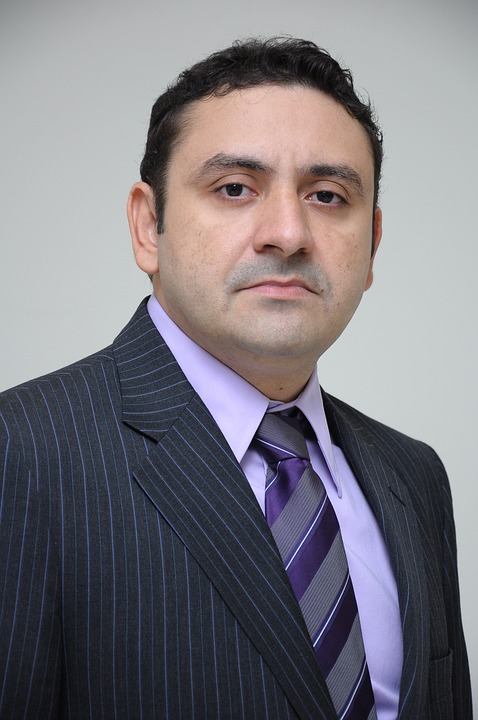
#> input picture data/face/00.jpg, 478 x 720 px, found by its file name; its folder holds only this picture in this run
$ python a09_gender_classifier.py
#> lines starting #> are read from the running program, lines starting #| are printed output that depends on the picture; after the words box and inside, x2 and y2 are one past the last pixel; in counts of white or black regions, pixels touching at a corner belong together
### project_data/male_female/header/haar_utils.py
import cv2
import numpy as np


def preprocessing(no):
#> called with no = 0
    print("/home/inteee/opencvZoo2/data/face/%02d.jpg" % no)
    image = cv2.imread("/home/inteee/opencvZoo2/data/face/%02d.jpg" % no, cv2.IMREAD_COLOR)
#> image is the input picture: shape (720, 478, 3); mean B, G, R 126.6, 120, 123
    gray = cv2.cvtColor(image, cv2.COLOR_BGR2GRAY)
    gray = cv2.equalizeHist(gray)
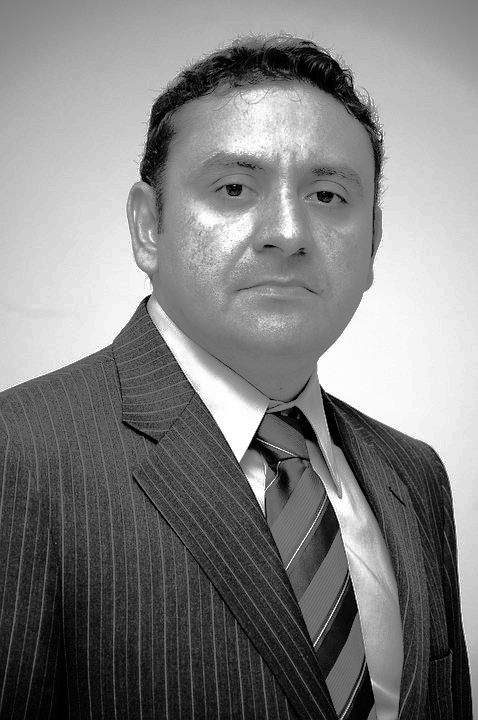
#> gray: shape (720, 478); min 0, max 255, mean 128.7
    return image, gray

def correct_image(image, face_center, eye_centers):
    pt0, pt1 = eye_centers
    if pt0[0] > pt1[0]: # pt0 왼쪽, pt1 오른쪽
        pt0, pt1 = pt1, pt0

    dx ,dy = np.subtract(pt1, pt0).astype(np.float32)
    # angle = np.degrees(np.arctan2(dy, dx))
    angle = cv2.fastAtan2(dy, dx)

    rot_mat = cv2.getRotationMatrix2D(face_center, angle, 1)
    size = image.shape[1::-1] # 끝까지 자동으로 계산
    corr_image = cv2.warpAffine(image, rot_mat, size, flags=cv2.INTER_CUBIC)
    eye_centers = np.expand_dims(eye_centers, axis=0)
    corr_centers = cv2.transform(eye_centers, rot_mat)
    corr_centers = np.squeeze(corr_centers, axis=0)
    return corr_image, corr_centers

def define_roi(pt, size):
    return np.ravel([pt, size]).astype(int)

def detect_object(center, face):
    w, h = face[2:4]
    center = np.array(center)
    gap1 = np.multiply((w, h), (0.45, 0.65))
    gap2 = np.multiply((w, h), (0.20, 0.1))

    pt1 = center - gap1        # 좌상단 평행이동 - 머리 시작좌표
    pt2 = center + gap1             # 우하단 평행이동 - 머리 종료좌표
    hair = define_roi(pt1, pt2-pt1)       # 머리 영역

    size = np.multiply(hair[2:4], (1, 0.4))
    hair1 = define_roi(pt1, size)             # 윗머리 영역
    hair2 = define_roi(pt2-size, size)             # 귀밑머리 영역

    lip_center = center + (0, h * 0.3)
    lip1 = lip_center - gap2    # 좌상단 평행이동
    lip2 = lip_center + gap2         # 우하단 평행이동
    lip = define_roi(lip1, lip2-lip1)

    return [hair1, hair2, lip, hair]

### project_data/male_female/header/haar_histogram.py
import cv2
import numpy as np


def draw_ellipse(image, roi, ratio, color, thickness=cv2.FILLED):
    x, y, w, h = roi
    center = (x + w // 2, y + h // 2)                   # 타원 중심
    size = (int(w * ratio), int(h * ratio))             # 타원 크기
    cv2.ellipse(image, center, size, 0, 0, 360, color, thickness)
    return image

def make_masks(rois, correct_shape):                              # 영역별 마스크 생성
    base_mask = np.full(correct_shape, 255, np.uint8)
    hair_mask = draw_ellipse(base_mask, rois[3], 0.45, 0,  -1)
    lip_mask = draw_ellipse(np.copy(base_mask), rois[2], 0.45, 255)

    masks = [hair_mask, hair_mask, lip_mask, ~lip_mask]
    masks = [mask[y:y+h,x:x+w] for mask,(x,y, w,h) in zip(masks, rois)]

    # for i, mask in enumerate(masks):
    #     cv2.imshow('mask'+str(i), mask)
    # cv2.waitKey()

    return masks

def calc_histo(image, rois, masks):
    bsize = (64, 64,64)  # 히스토그램 계급 개수
    ranges = (0,256, 0,256, 0,256)                                 # 각 채널 빈도 범위

    subs = [image[y:y+h, x:x+w] for x, y, w, h in rois]
    hists = [cv2.calcHist([sub], [0,1,2], mask, bsize, ranges) for sub, mask in zip(subs, masks)]
    hists = [ h/np.sum(h) for h in hists]           # 정규화

    sim1 = cv2.compareHist(hists[2], hists[3], cv2.HISTCMP_CORREL)
    sim2 = cv2.compareHist(hists[0], hists[1], cv2.HISTCMP_CORREL)
    return  sim1, sim2

### project_data/male_female/header/haar_classify.py
import cv2
from haar_histogram import draw_ellipse


def put_string(frame, text, pt, value=None, color=(120, 200, 90)) :
    text = str(text) + str(value)
    shade = (pt[0] + 2, pt[1] + 2)
    font = cv2.FONT_HERSHEY_SIMPLEX
    cv2.putText(frame, text, shade, font, 0.7, (0, 0, 0), 2) # 그림자 효과
    cv2.putText(frame, text, pt   , font, 0.7, color, 2) # 작성 문자

def classify(image, sims, no):
    criteria = 0.25 if sims[0] > 0.2 else 0.1            # 얼굴-임술: 비슷하면(큰값) 남자
    value = sims[1] > criteria

    text = "Woman" if value else "Man"

    text = '%02dg: ' %no + text
    result = "유사도 [입술-얼굴: %4.3f 윗-귀밑머리: %4.3f]" % (sims)

    put_string(image, text, (10, 30), "")           # 영상 출력
    print(text + " - " + result)                    # 콘솔창 출력

def display(image, face_center, centers, sub):
    cv2.circle(image, face_center, 3, (0, 0, 255), 2)	    # 얼굴 중심점 표시
    cv2.circle(image, tuple(centers[0]), 10, (0, 255, 0), 2)	# 눈 표시
    cv2.circle(image, tuple(centers[1]), 10, (0, 255, 0), 2)
    draw_ellipse(image, sub[2], 0.35,(0, 0, 255),  2)	    # 얼굴 타원
    draw_ellipse(image, sub[3], 0.45,(255, 100, 0), 2)     # 입술 타원
    cv2.imshow("correct_image", image)

### project_data/male_female/header/a09_gender_classifier.py
import cv2
from haar_classify import classify, display
from haar_histogram import calc_histo, make_masks
from haar_utils import correct_image, detect_object, preprocessing

face_cascade = cv2.CascadeClassifier("/home/inteee/opencvZoo2/data/haarcascade_frontalface_alt2.xml")  # 정면 검출기
eye_cascade = cv2.CascadeClassifier("/home/inteee/opencvZoo2/data/haarcascade_eye.xml")  # 눈 검출기

no, max_no, cnt = 0, 59, 1
while True:
    image, gray = preprocessing(no)                             # 전처리 수행
    if image is None:
        print("%02d.jpg: 영상 파일 없음" % no)
        if no < 0 : no = max_no
        elif no >= max_no: no = 0
        continue

    faces = face_cascade.detectMultiScale(gray, 1.1, 2, 0, (100, 100))
#> faces = [[147, 85, 261, 261]]
    if faces.any():
        x, y, w, h = faces[0].tolist()
#> x = 147; y = 85; w = 261; h = 261
        face_image = image[y:y+h, x:x+w]  # 얼굴 영역 영상 가져오기
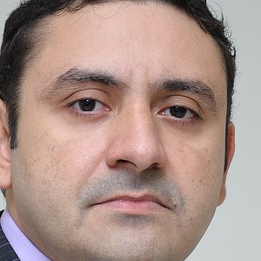
#> face_image: shape (261, 261, 3); mean B, G, R 137.7, 145.8, 170.6
        eyes = eye_cascade.detectMultiScale(face_image, 1.15, 7, 0, (25, 20))
#> eyes = [[60, 77, 55, 55], [151, 85, 52, 52]]

        if len(eyes) == 2:
            face_center = (x + w // 2, y + h // 2)
#> face_center = (277, 215)
            eye_centers = [(x + ex + ew // 2, y + ey + eh // 2) for ex, ey, ew, eh in eyes]
#> eye_centers = [(234, 189), (324, 196)]
            corr_image, corr_centers = correct_image(image, face_center, eye_centers)  # 기울기 보정
#> in correct_image, `pt0, pt1 = eye_centers`: pt0 = (234, 189); pt1 = (324, 196)
#> in correct_image, `dx ,dy = np.subtract(pt1, pt0).astype(np.float32)`: dx = 90; dy = 7
#> in correct_image, `angle = cv2.fastAtan2(dy, dx)`: angle = 4.45
#> in correct_image, `rot_mat = cv2.getRotationMatrix2D(face_center, angle, 1)`: rot_mat = [[0.997, 0.0775, -15.84], [-0.0775, 0.997, 22.12]]
#> in correct_image, `corr_image = cv2.warpAffine(image, rot_mat, size, flags=cv2.INTER_CUBIC)`:
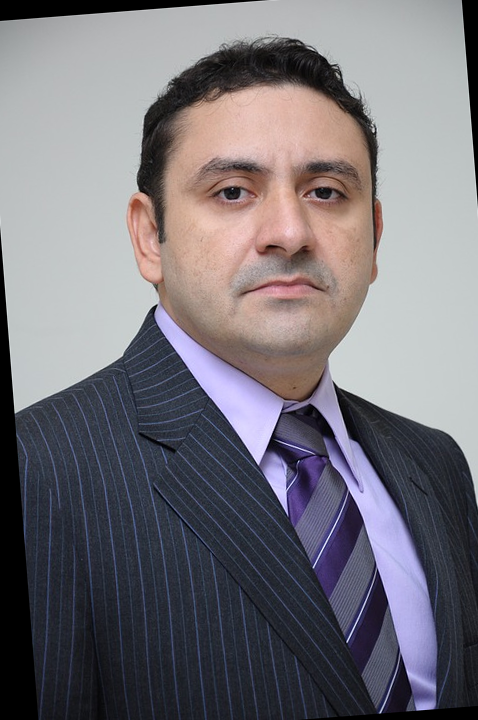
#> corr_image: shape (720, 478, 3); mean B, G, R 120.9, 114.4, 117.7
#> in correct_image, `eye_centers = np.expand_dims(eye_centers, axis=0)`: eye_centers = [[234, 189], [324, 196]]
#> in correct_image, `corr_centers = cv2.transform(eye_centers, rot_mat)`: corr_centers = [[232, 192], [322, 192]]
#> corr_centers = [[232, 192], [322, 192]]

            sub_roi = detect_object(face_center, faces[0])      # 머리 및 입술영역 검출
#> in detect_object, `w, h = face[2:4]`: w = 261
#> in detect_object, `center = np.array(center)`: center = [277, 215]
#> in detect_object, `gap1 = np.multiply((w, h), (0.45, 0.65))`: gap1 = [117.5, 169.7]
#> in detect_object, `gap2 = np.multiply((w, h), (0.20, 0.1))`: gap2 = [52.2, 26.1]
#> in detect_object, `pt1 = center - gap1`: pt1 = [159.6, 45.35]
#> in detect_object, `pt2 = center + gap1`: pt2 = [394.4, 384.6]
#> in detect_object, `hair = define_roi(pt1, pt2-pt1)`: hair = [159, 45, 234, 339]
#> in detect_object, `size = np.multiply(hair[2:4], (1, 0.4))`: size = [234, 135.6]
#> in detect_object, `hair1 = define_roi(pt1, size)`: hair1 = [159, 45, 234, 135]
#> in detect_object, `hair2 = define_roi(pt2-size, size)`: hair2 = [160, 249, 234, 135]
#> in detect_object, `lip_center = center + (0, h * 0.3)`: lip_center = [277, 293.3]
#> in detect_object, `lip1 = lip_center - gap2`: lip1 = [224.8, 267.2]
#> in detect_object, `lip2 = lip_center + gap2`: lip2 = [329.2, 319.4]
#> in detect_object, `lip = define_roi(lip1, lip2-lip1)`: lip = [224, 267, 104, 52]
#> sub_roi = [[159, 45, 234, 135], [160, 249, 234, 135], [224, 267, 104, 52], [159, 45, 234, 339]]
            masks = make_masks(sub_roi, corr_image.shape[:2])      # 4개 마스크 생성
#> in draw_ellipse, `x, y, w, h = roi`: x = 159; y = 45; w = 234; h = 339
#> in draw_ellipse, `center = (x + w // 2, y + h // 2)`: center = (276, 214)
#> in draw_ellipse, `size = (int(w * ratio), int(h * ratio))`: size = (105, 152)
#> in draw_ellipse, `cv2.ellipse(image, center, size, 0, 0, 360, color, thickness)`:
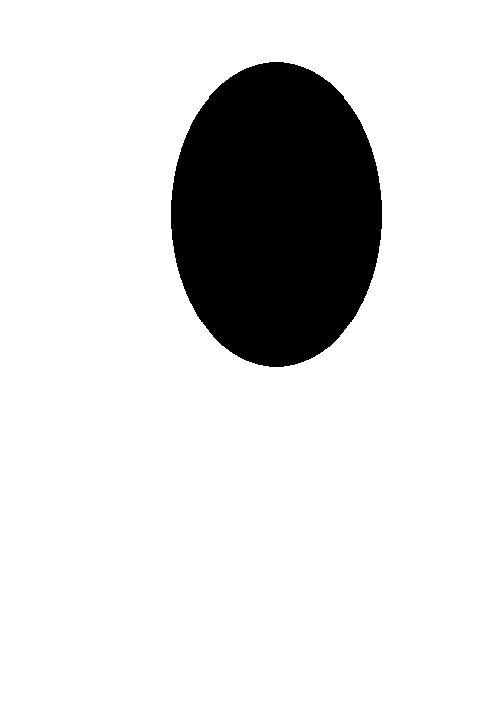
#> image: shape (720, 478); 85.3% white; 1 black region, box (x1, y1, x2, y2) and area: (171, 62, 382, 367) 50461
#> call 2 of draw_ellipse, with roi = array of shape (4,), ratio = 0.45, color = 255, thickness = -1
#> in draw_ellipse (call 2), `x, y, w, h = roi`: x = 224; y = 267; w = 104; h = 52
#> in draw_ellipse (call 2), `center = (x + w // 2, y + h // 2)`: center = (276, 293)
#> in draw_ellipse (call 2), `size = (int(w * ratio), int(h * ratio))`: size = (46, 23)
#> in draw_ellipse (call 2), `cv2.ellipse(image, center, size, 0, 0, 360, color, thickness)`:
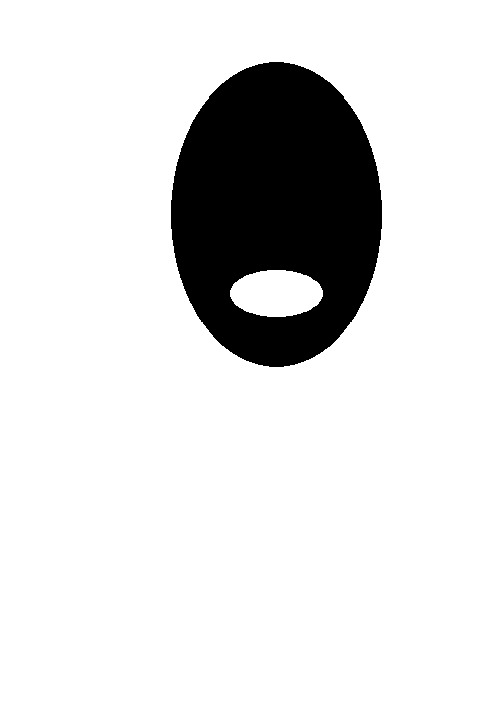
#> image: shape (720, 478); 86.3% white; 1 black region, box (x1, y1, x2, y2) and area: (171, 62, 382, 367) 47025
#> in make_masks, `masks = [mask[y:y+h,x:x+w] for mask,(x,y, w,h) in zip(masks, rois)]`: masks = 4 items
#> masks = 4 items
            sims = calc_histo(corr_image, sub_roi, masks)	    # 4개 히스토그램 생성
#> in calc_histo, `sim1 = cv2.compareHist(hists[2], hists[3], cv2.HISTCMP_CORREL)`: sim1 = 0.12
#> in calc_histo, `sim2 = cv2.compareHist(hists[0], hists[1], cv2.HISTCMP_CORREL)`: sim2 = -0.00393
#> sims = (0.12, -0.00393)

            classify(corr_image, sims, no)                        # 성별 분류 및 표시
#> in classify, `criteria = 0.25 if sims[0] > 0.2 else 0.1`: criteria = 0.1
#> in classify, `value = sims[1] > criteria`: value = False
#> in classify, `text = "Woman" if value else "Man"`: text = 'Man'
#> in classify, `text = '%02dg: ' %no + text`: text = '00g: Man'
#> in classify, `result = "유사도 [입술-얼굴: %4.3f 윗-귀밑머리: %4.3f]" % (sims)`: result = '유사도 [입술-얼굴: 0.120 윗-귀밑머리: -0.004]'
#> in put_string, `cv2.putText(frame, text, pt   , font, 0.7, color, 2)`:
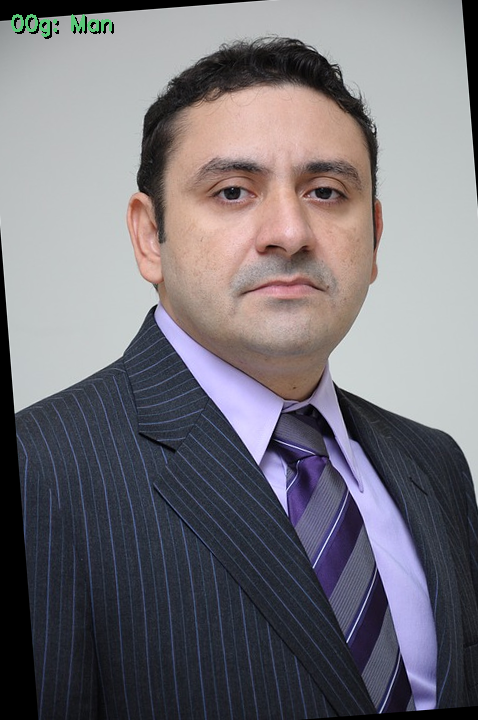
#> frame: shape (720, 478, 3); mean B, G, R 120.6, 114.3, 117.3
#| 00g: Man - 유사도 [입술-얼굴: 0.120 윗-귀밑머리: -0.004]
            display(corr_image, face_center, corr_centers, sub_roi) # 얼굴, 눈 표시
#> in display, `cv2.circle(image, face_center, 3, (0, 0, 255), 2)`: image: shape (720, 478, 3); 0.02% of pixels changed, all inside (x1, y1, x2, y2) = (273, 211, 282, 220)
#> call 4 of draw_ellipse, with roi = array of shape (4,), ratio = 0.45, color = (255, 100, 0), thickness = 2
#> in draw_ellipse (call 4), `x, y, w, h = roi`: x = 159; y = 45; w = 234; h = 339
#> in draw_ellipse (call 4), `center = (x + w // 2, y + h // 2)`: center = (276, 214)
#> in draw_ellipse (call 4), `size = (int(w * ratio), int(h * ratio))`: size = (105, 152)
#> in draw_ellipse (call 4), `cv2.ellipse(image, center, size, 0, 0, 360, color, thickness)`:
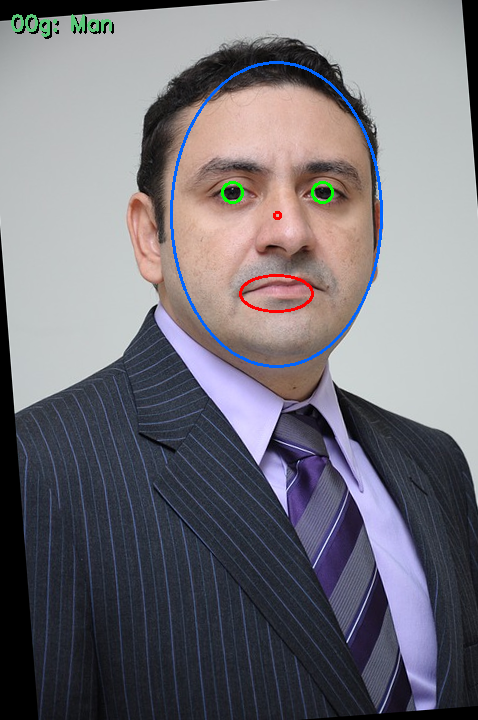
#> image: shape (720, 478, 3); mean B, G, R 121.4, 114.2, 116.4
        else: print("%02d.jpg: 눈 미검출" % no)
    else: print("%02d.jpg: 얼굴 미검출" % no)

    key = cv2.waitKeyEx(0)                          # 키 이벤트 대기
#> (key Esc is pressed here)
    if key == 2490368 or key == 65362:
        cnt = 1                   # 위쪽 화살표 키이면 다음 영상
        no = no + cnt
        if no >= max_no:
            no = 0
    elif key == 2621440 or key == 65364:
        cnt = -1                  # 아래쪽 화살표 키이면 이전 영상
        no = no + cnt
        if no < 0:
            no = max_no
    elif key == 32 or key == 27: break              # 프로그램 종료 조건
